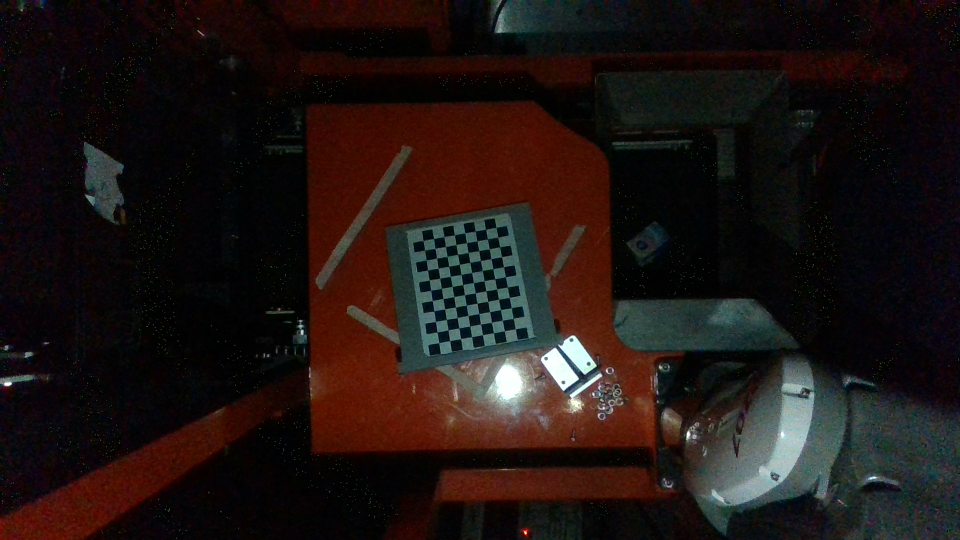
#> input picture 10-13_twocamera/realsense_1920/img_18-31-59_Color.png, 1920 x 1080 px (shown at 1/2 size); its folder holds 4 pictures in this run
$ python calibr_two_camera_3d.py
#> lines starting #> are read from the running program, lines starting #| are printed output that depends on the picture
import cv2
import numpy as np
import glob
import open3d as o3d
from matplotlib import pyplot as plt
from scipy.spatial.transform import Rotation as Rot

class MultiCameraRegistration(object):
    def __init__(self, rgb_intrinsic, relative_mat):
        self.project_idx_x = None
        self.project_idx_y = None
        self.rgb_intrinsic = rgb_intrinsic
        self.relative_mat = relative_mat
        self.eps = 1e-10

    def point_projection_vector(self, point):
        cam_fx = self.rgb_intrinsic[0, 0]
        cam_fy = self.rgb_intrinsic[1, 1]
        cam_cy = self.rgb_intrinsic[1, 2]
        cam_cx = self.rgb_intrinsic[0, 2]
        point_x = point[:, 0] / (point[:, 2] + self.eps)
        point_y = point[:, 1] / (point[:, 2] + self.eps)
        point_x = point_x * cam_fx + cam_cx
        point_y = point_y * cam_fy + cam_cy
        return point_x.astype(np.int32), point_y.astype(np.int32)

    def calculate_project_index(self, pc_array):
        pc_array = np.concatenate([pc_array, np.ones((pc_array.shape[0], 1))], axis=1)
        pc_rgb_array = np.linalg.inv(self.relative_mat).dot(pc_array.T).T[:, :3]
        self.project_idx_x, self.project_idx_y = self.point_projection_vector(pc_rgb_array)

    def get_rbgd_pointcloud(self, pc_array, rgb_img):
        self.calculate_project_index(pc_array)
        rgb_pc = rgb_img[np.clip(self.project_idx_y, 0, rgb_img.shape[0] - 1),
                         np.clip(self.project_idx_x, 0, rgb_img.shape[1] - 1), :]
        rgbd_pcd = o3d.geometry.PointCloud()
        rgbd_pcd.points = o3d.utility.Vector3dVector(pc_array)
        rgbd_pcd.colors = o3d.utility.Vector3dVector(rgb_pc[:, ::-1]/255.0)
        return rgbd_pcd


# 找棋盘格角点
# 设置寻找亚像素角点的参数，采用的停止准则是最大循环次数30和最大误差容限0.001
criteria = (cv2.TERM_CRITERIA_EPS + cv2.TERM_CRITERIA_MAX_ITER, 150, 0.001) # 阈值
#棋盘格模板规格
w = 11   # 12 - 1
h = 8   # 9  - 1
# 世界坐标系中的棋盘格点,例如(0,0,0), (1,0,0), (2,0,0) ....,(8,5,0)，去掉Z坐标，记为二维矩阵
objp = np.zeros((w*h,3), np.float32)
objp[:,:2] = np.mgrid[0:w,0:h].T.reshape(-1,2)
# print(objp)
# exit()
objp = objp*0.015  # mm
# print(objp)

# 储存棋盘格角点的世界坐标和图像坐标对
objpoints = [] # 在世界坐标系中的三维点
imgpoints = [] # 在图像平面的二维点

root_folder = './10-13_twocamera'
realsen_dir = root_folder + "/realsense_1920"
other_dir = root_folder + "/photoneo"

images_1 = sorted(glob.glob(f'{realsen_dir}/*.png'))  #   拍摄的十几张棋盘图片所在目录
print(len(images_1))
i=0
for fname in images_1:
    print(fname)
    img = cv2.imread(fname)
#> img is the input picture: shape (1080, 1920, 3); mean B, G, R 18.7, 21, 31.1
    # 获取画面中心点
    #获取图像的长宽
    h1, w1 = img.shape[0], img.shape[1]
#> h1 = 1080; w1 = 1920
    gray = cv2.cvtColor(img,cv2.COLOR_BGR2GRAY)
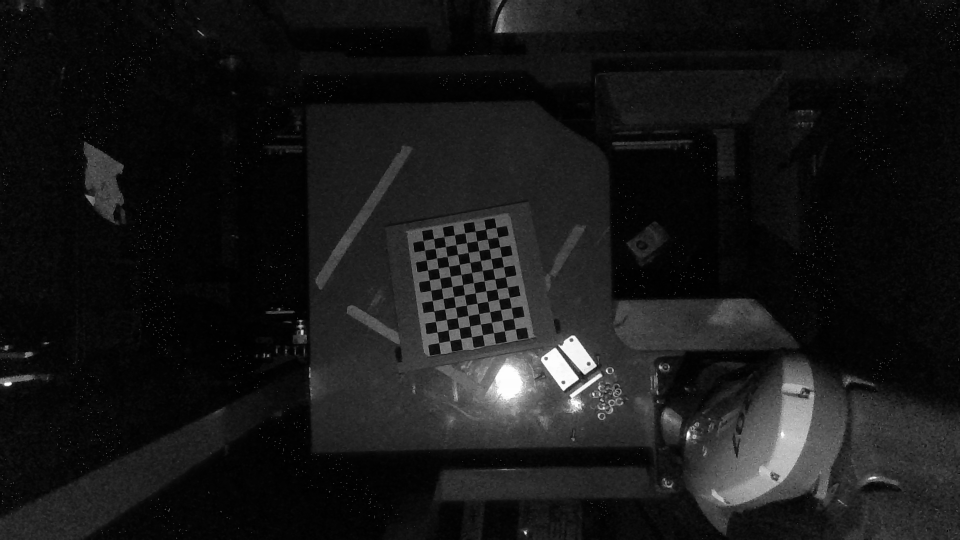
#> gray: shape (1080, 1920) (shown at 1/2 size); min 0, max 254, mean 23.7
    u, v = img.shape[:2]
#> u = 1080; v = 1920
    # 找到棋盘格角点
    ret, corners = cv2.findChessboardCorners(gray, (w,h),None)
#> ret = True; corners = 88 rows, first 8: [880, 685], [874.4, 664.6], [871, 643.1], [867.5, 622.9], [865.2, 601.6], [861.3, 581.6], [858.8, 561], [855.3, 540.5]
    # 如果找到足够点对，将其存储起来
    if ret == True:
        print("i:", i)
        i = i+1
        # 在原角点的基础上寻找亚像素角点
        cv2.cornerSubPix(gray,corners,(11,11),(-1,-1),criteria)
        #追加进入世界三维点和平面二维点中
        objpoints.append(objp)
        imgpoints.append(corners.reshape(-1,2))
#> pass 2 of the loop `for fname in images_1:`:
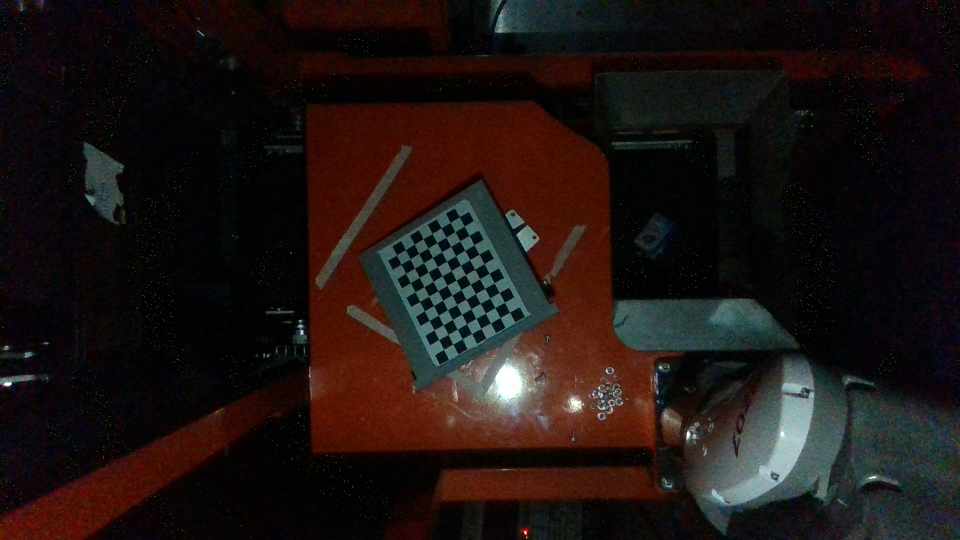
#> input picture 10-13_twocamera/realsense_1920/img_18-36-36_Color.png, 1920 x 1080 px (shown at 1/2 size)
#> img is the input picture: shape (1080, 1920, 3); mean B, G, R 18.6, 20.6, 30.2
#> `gray = cv2.cvtColor(img,cv2.COLOR_BGR2GRAY)`:
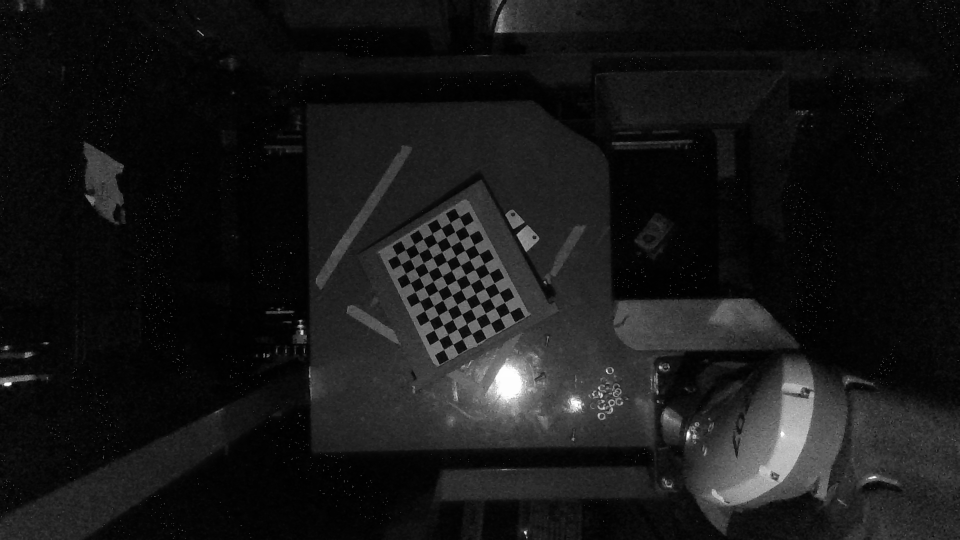
#> gray: shape (1080, 1920) (shown at 1/2 size); min 0, max 254, mean 23.2
#> corners = 88 rows, first 8: [887.4, 699.6], [877.7, 679.7], [868.6, 660.6], [858.5, 641.4], [849.6, 622.6], [840.1, 602.8], [830.4, 584.4], [820.6, 566.6]
#> pass 3 of the loop `for fname in images_1:`:
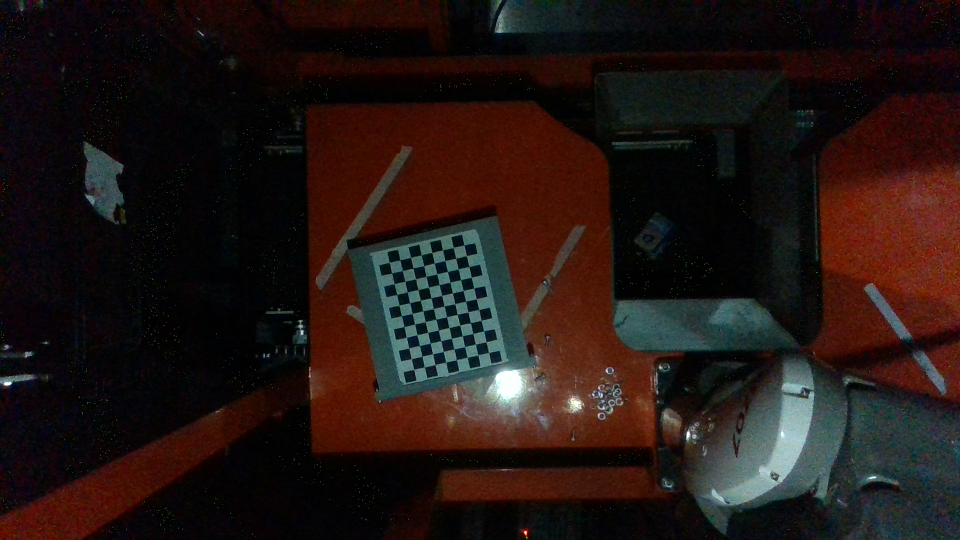
#> input picture 10-13_twocamera/realsense_1920/img_18-37-16_Color.png, 1920 x 1080 px (shown at 1/2 size)
#> img is the input picture: shape (1080, 1920, 3); mean B, G, R 19.5, 22.5, 34.7
#> `gray = cv2.cvtColor(img,cv2.COLOR_BGR2GRAY)`:
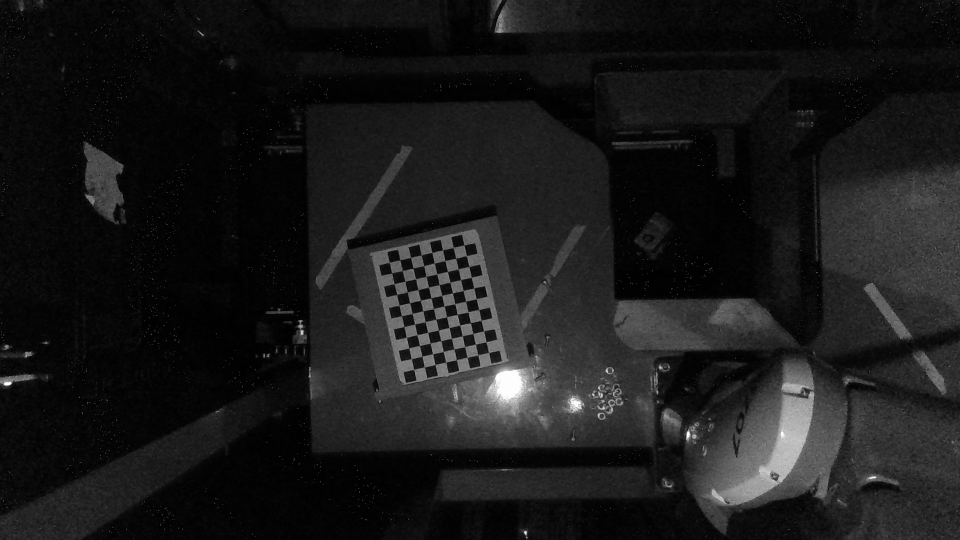
#> gray: shape (1080, 1920) (shown at 1/2 size); min 0, max 254, mean 25.7
#> corners = 88 rows, first 8: [827.5, 739.5], [823.1, 718.2], [817.8, 696.7], [812.9, 675], [808, 653.5], [804, 632], [798.2, 611.4], [793.9, 589.5]
#> the loop made 4 passes; the first 3 are shown

# [7 lines of commented-out code are left out]


imgpoints_2 = [] # 在图像平面的二维点
#> imgpoints_2 = []
img3dpoints_2d = []
img3dpoints_2_2d = []
img3dpoints = []
img3dpoints_num_list = [0]
images_2 = sorted(glob.glob(f'{other_dir}/*.bmp'))  #   拍摄的十几张棋盘图片所在目录
if len(images_2)==0:
    images_2 = sorted(glob.glob(f'{other_dir}/*.png'))  #   拍摄的十几张棋盘图片所在目录
pcs_2 = sorted(glob.glob(f'{other_dir}/*.ply'))  #   拍摄的十几张棋盘图片所在目录
if len(pcs_2)==0:
    pcs_2 = sorted(glob.glob(f'{other_dir}/*.xml'))  #   拍摄的十几张棋盘图片所在目录
print(len(images_2))
i=0
for m in range(len(images_2)):
    print(images_2[m])
    img = cv2.imread(images_2[m])
    # 获取画面中心点
    #获取图像的长宽
    h1, w1 = img.shape[0], img.shape[1]
    gray = cv2.cvtColor(img,cv2.COLOR_BGR2GRAY)
    u, v = img.shape[:2]
    # 找到棋盘格角点
    ret, corners = cv2.findChessboardCorners(gray, (w,h),None)
    # 如果找到足够点对，将其存储起来
    if ret == True:
        print("i:", i)
        i = i+1
        ## 在原角点的基础上寻找亚像素角点
        cv2.cornerSubPix(gray,corners,(11,11),(-1,-1),criteria)
        #追加进入世界三维点和平面二维点中
        imgpoints_2.append(corners.reshape(-1,2))

        if pcs_2[0].split('.')[-1]=='ply':
            pcd = o3d.io.read_point_cloud(pcs_2[m])
            pcd_array = np.asarray(pcd.points)
        if pcs_2[0].split('.')[-1]=='xml':
            data = cv2.FileStorage(pcs_2[m], cv2.FILE_STORAGE_READ)
            data_1 = data.getNode("test_filter").mat()
            pcd_array = data_1[:,:,:3].reshape(-1,3)

            # pcd_ = o3d.geometry.PointCloud()
            # pcd_.points = o3d.utility.Vector3dVector(np.array(pcd_array/1000))
            # o3d.io.write_point_cloud('..\Test_hkclrcamera\pc.ply', pcd_)

        print(pcs_2[m])
        if np.mean(pcd_array[:,2])>100:
            pcd_array /= 1000
        selected_pc = []
        selected_imgpoints = []
        selected_imgpoints_2 = []
        mz = 0
        for p in imgpoints_2[i-1]:
            p_id = v* (np.round(p[1])) + np.round(p[0])
            if pcd_array[int(p_id)][2]>0:
                selected_pc.append(pcd_array[int(p_id)])
                selected_imgpoints.append(imgpoints[i-1][mz])
                selected_imgpoints_2.append(p)
            mz += 1
        img3dpoints.extend(selected_pc)
        img3dpoints_2d.extend(selected_imgpoints)
        img3dpoints_2_2d.extend(selected_imgpoints_2)
        print(len(selected_pc))
        img3dpoints_num_list.append(len(selected_pc)+img3dpoints_num_list[-1])

        # [12 lines of commented-out code are left out]
cameraMatrix_realsense_1920 = np.array([[967.427, 0., 972.016],
                         [0., 967.427, 539.719],
                         [0., 0., 1.]])
cameraMatrix_realsense_1280 = np.array([[888.78, 0., 647.985],
                         [0., 888.78, 366.518],
                         [0., 0., 1.]])
cameraMatrix_photoneo = np.array([[2334.96, 0., 1054.91],
                         [0., 2335.22, 759.454],
                         [0., 0., 1.]])
distCoeffs_photoneo = np.array([-0.240671, 0.162922, 0.000728072, 0.000214813, -0.0681146])

# camera_other = np.array([[2342.98, 0, 1049.54], #16w photoneo
#                         [0, 2343.49, 732.944],
#                         [0, 0, 1]])
# distCoeffs_other = np.array([-0.236918, 0.135125, -8.18265e-05, 0.000873692, -0.0144721]) #16w photoneo

camera_other = np.array([[2334.96, 0, 1054.91], #Maishuo photoneo
                        [0, 2335.22, 759.454],
                        [0, 0, 1]])
distCoeffs_other = np.array([-0.240671, 0.162922, 0.000728072, 0.000214813, -0.0681146]) #Maishuo photoneo

cameraMatrix = cameraMatrix_realsense_1920
distCoeffs = np.zeros((1, 5))

#> (the run stopped early here; a loop or call above may not have finished)
